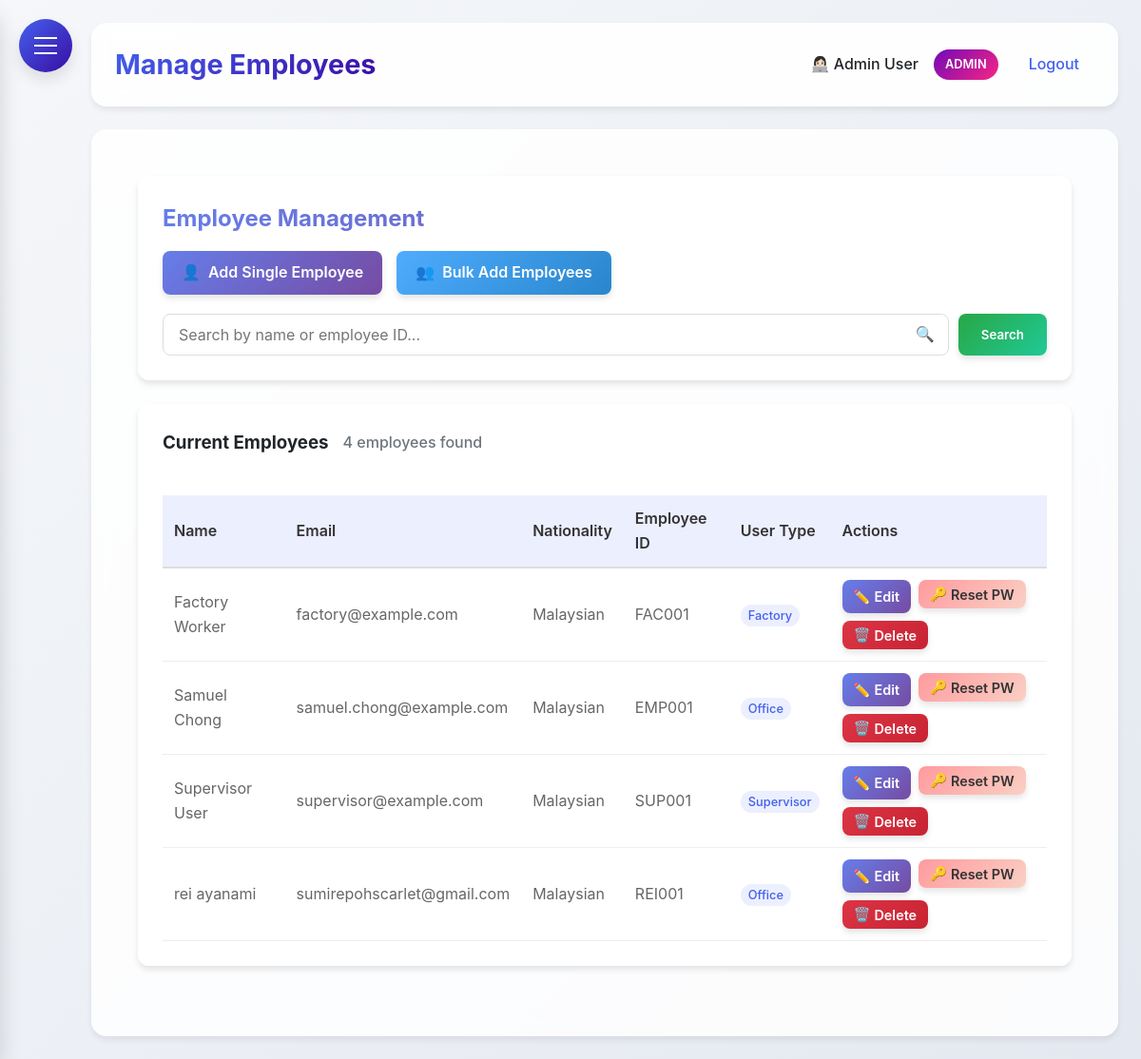
The page /manage_employees (signed in) on the database its author committed.
### HerculesSystem.py (models this page shows, shortened)
class Employee(UserMixin, db.Model):
    id = db.Column(db.Integer, primary_key=True)
    username = db.Column(db.String(80), unique=True, nullable=False)
    password = db.Column(db.String(120), nullable=False)
    full_name = db.Column(db.String(120), nullable=False)
    email = db.Column(db.String(120), unique=True, nullable=False)
    nationality = db.Column(db.String(80), nullable=False)
    employee_id = db.Column(db.String(80), unique=True, nullable=False)
    hire_date = db.Column(db.Date)
    is_admin = db.Column(db.Boolean, default=False)
    user_type = db.Column(db.String(20), default='employee')
    last_clock_in = db.Column(db.DateTime)
    last_clock_out = db.Column(db.DateTime)
    last_lunch_start = db.Column(db.DateTime)
    last_lunch_end = db.Column(db.DateTime)
    leave_balances = db.relationship('LeaveBalance', back_populates='employee', lazy=True)

### HerculesSystem.py (the view, shortened to what this page needs)
@app.route('/manage_employees')
@login_required
def manage_employees():
    if current_user.user_type != 'admin':
        flash('You do not have permission to manage employees.', 'danger')
        return redirect(url_for('dashboard'))
    search_query = request.args.get('search', '').strip()
    query = Employee.query.filter(Employee.user_type != 'admin')
    employees = query.order_by(Employee.full_name).all()
    return render_template('manage_employees.html',
                         employees=employees,
                         search_query=search_query)

### HerculesSystem.py (called while the page is built)
@app.after_request
def add_security_headers(response):
    response.headers['Permissions-Policy'] = 'geolocation=()'
    return response

@login_manager.user_loader
def load_user(user_id):
    return db.session.get(Employee, int(user_id))

@app.context_processor
def inject_now():
    return {'now': datetime.utcnow()}

@app.before_request
def before_request():
    if request.url.startswith('https://'):
        new_url = request.url.replace('https://', 'http://', 1)
        return redirect(new_url, code=301)

### templates/manage_employees.html (shortened to what this page needs)
{% extends "base.html" %}
{% block content %}
<div class="dashboard-container">
    <div class="glass">
        <h2 style="margin-bottom: 15px; background: linear-gradient(135deg, #667eea 0%, #764ba2 100%); -webkit-background-clip: text; background-clip: text; color: transparent;">
        </h2>
        <div style="display: flex; gap: 15px; margin-bottom: 20px; flex-wrap: wrap;">
            <a href="{{ url_for('add_employee') }}" class="btn btn-primary" style="display: inline-flex; align-items: center; gap: 8px;">
                <span>👤</span>
                <span>Add Single Employee</span>
            </a>
            <a href="{{ url_for('bulk_add_employees') }}" class="btn btn-info" style="display: inline-flex; align-items: center; gap: 8px;">
                <span>👥</span>
                <span>Bulk Add Employees</span>
            </a>
        </div>
        <div style="margin-top: 20px;">
            <form method="GET" action="{{ url_for('manage_employees') }}" style="display: flex; gap: 10px; align-items: center; flex-wrap: wrap;">
                <div style="position: relative; flex: 1;">
                    <input type="text"
                           name="search"
                           value="{{ search_query }}"
                           placeholder="Search by name or employee ID..."
                           style="width: 100%; padding: 12px 45px 12px 16px; border-radius: 8px; border: 1px solid #ddd; font-size: 16px; background: rgba(255, 255, 255, 0.9); height: 44px; box-sizing: border-box;">
                    <span style="position: absolute; right: 15px; top: 50%; transform: translateY(-50%); color: #6c757d;">🔍</span>
                </div>
                <button type="submit" class="btn" style="background: linear-gradient(135deg, #28a745 0%, #20c997 100%); padding: 12px 24px; height: 44px; display: flex; align-items: center;">
                    Search
                </button>
            </form>
        </div>
    </div>
    <div class="glass">
        <div style="display: flex; justify-content: between; align-items: center; margin-bottom: 20px; flex-wrap: wrap; gap: 15px;">
            <h3 style="margin: 0;">
                {% if search_query %}
                    Search Results for "{{ search_query }}"
                {% else %}
                    Current Employees
                {% endif %}
            </h3>
            <span style="color: #6c757d; font-weight: 500;">
                {{ employees|length }} employee{{ 's' if employees|length != 1 else '' }} found
            </span>
        </div>
        {% if employees %}
        <div style="overflow-x: auto;">
            <table>
                <thead>
                    <tr>
                        <th>Name</th>
                        <th>Email</th>
                        <th>Nationality</th>
                        <th>Employee ID</th>
                        <th>User Type</th>
                        <th>Actions</th>
                    </tr>
                </thead>
                <tbody>
                    {% for employee in employees %}
                    <tr>
                        <td>{{ employee.full_name }}</td>
                        <td>{{ employee.email }}</td>
                        <td>{{ employee.nationality }}</td>
                        <td>{{ employee.employee_id }}</td>
                        <td>
                            <span class="user-type-badge">
                                {{ employee.user_type|title }}
                            </span>
                        </td>
                        <td>
                            <div style="display: flex; gap: 8px; flex-wrap: wrap;">
                                <a href="{{ url_for('edit_employee', employee_id=employee.id) }}"
                                   class="btn btn-sm btn-primary" style="display: inline-flex; align-items: center; gap: 4px; padding: 6px 12px;">
                                    <span>✏️</span>
                                    <span>Edit</span>
                                </a>
                                <form action="{{ url_for('reset_password', employee_id=employee.id) }}" method="POST" style="margin: 0;">
                                    <button type="submit"
                                            class="btn btn-sm btn-warning"
                                            style="display: inline-flex; align-items: center; gap: 4px; padding: 6px 12px;"
                                            onclick="return confirm('Are you sure you want to reset the password for {{ employee.full_name }}? An email will be sent with the new password.')">
                                        <span>🔑</span>
                                        <span>Reset PW</span>
                                    </button>
                                </form>
                                <form action="{{ url_for('delete_employee', employee_id=employee.id) }}" method="POST" style="margin: 0;">
                                    <button type="submit"
                                            class="btn btn-sm btn-danger"
                                            style="display: inline-flex; align-items: center; gap: 4px; padding: 6px 12px;"
                                            onclick="return confirm('⚠️ WARNING: Are you sure you want to delete {{ employee.full_name }}? This action cannot be undone and will permanently remove all employee data including leave records and time tracking.')">
                                        <span>🗑️</span>
                                        <span>Delete</span>
                                    </button>
                                </form>
                            </div>
                        </td>
                    </tr>
                    {% endfor %}
                </tbody>
            </table>
        </div>
        {% endif %}
    </div>
</div>
{% endblock %}

### templates/base.html (shortened to what this page needs)
<!DOCTYPE html>
<html lang="en">
<head>
</head>
<body>
    <div class="hamburger-menu" id="hamburgerMenu">
        <span></span>
    </div>
    <div class="main-content" id="mainContent">
        <div class="header">
            <h1>{% block header %}Hercules HR{% endblock %}</h1>
            <div class="user-info">
                {% if current_user.is_authenticated %}
                <span>👩🏻‍💻 {{ current_user.full_name }}</span>
                {% if current_user.user_type == 'admin' %}
                <span class="admin-badge">ADMIN</span>
                {% endif %}
                <a href="{{ url_for('logout') }}">Logout</a>
                {% else %}
                <a href="{{ url_for('login') }}">Login</a>
                {% endif %}
            </div>
        </div>
        <div class="content">
            {% block content %}{% endblock %}
        </div>
    </div>
</body>
</html>

### templates/base.html (style rules this page uses)
:root { --primary: #4361ee; --secondary: #3a0ca3; --accent: #7209b7; --success: #4cc9f0; --danger: #f72585; --warning: #fca311; --info: #4895ef; --light: #f8f9fa; --dark: #212529; --gray: #6c757d; --gradient-primary: linear-gradient(135deg, #4361ee, #3a0ca3); --sidebar-gradient: linear-gradient(135deg, #4361ee, #3a0ca3); --gradient-accent: linear-gradient(135deg, #7209b7, #f72585); --shadow-sm: 0 4px 6px rgba(0, 0, 0, 0.07); --shadow-md: 0 8px 15px rgba(0, 0, 0, 0.1); --shadow-lg: 0 15px 25px rgba(0, 0, 0, 0.15); --border-radius: 12px; --border-radius-lg: 16px; --border-radius-xl: 20px; --sidebar-radius: 20px; --dark-bg: #1a1f35; --dark-container: #252a40; }
* { margin: 0; padding: 0; box-sizing: border-box; font-family: 'Inter', 'Segoe UI', system-ui, -apple-system, sans-serif; }
body { display: flex; min-height: 100vh; background: linear-gradient(135deg, #f5f7fa 0%, #e4e8f0 100%); color: var(--dark); line-height: 1.6; transition: background 0.3s ease, color 0.3s ease; }
.glass { background: rgba(255, 255, 255, 0.85); backdrop-filter: blur(10px); border-radius: var(--border-radius); border: 1px solid rgba(255, 255, 255, 0.2); box-shadow: var(--shadow-sm); transition: background 0.3s ease, border 0.3s ease; }
.hamburger-menu { position: fixed; top: 20px; left: 20px; z-index: 1000; cursor: pointer; background: var(--gradient-primary); border-radius: 50%; width: 56px; height: 56px; display: flex; align-items: center; justify-content: center; box-shadow: var(--shadow-md); transition: all 0.3s ease; }
.hamburger-menu span { display: block; width: 24px; height: 2px; background: #fff; position: relative; transition: all 0.3s cubic-bezier(0.4, 0, 0.2, 1); }
.hamburger-menu span:before, .hamburger-menu span:after { content: ''; position: absolute; width: 24px; height: 2px; background: #fff; transition: all 0.3s cubic-bezier(0.4, 0, 0.2, 1); }
.hamburger-menu span:before { top: -8px; }
.hamburger-menu span:after { top: 8px; }
.main-content { flex: 1; padding: 24px; margin-left: 0; transition: margin-left 0.3s cubic-bezier(0.4, 0, 0.2, 1); padding-left: 96px; }
.header { background: rgba(255, 255, 255, 0.9); backdrop-filter: blur(10px); padding: 20px 24px; border-radius: var(--border-radius-lg); box-shadow: var(--shadow-sm); display: flex; justify-content: space-between; align-items: center; margin-bottom: 24px; border: 1px solid rgba(255, 255, 255, 0.2); transition: background 0.3s ease, border 0.3s ease; }
.header h1 { font-size: 1.8rem; font-weight: 700; background: var(--gradient-primary); -webkit-background-clip: text; background-clip: text; color: transparent; }
.user-info { display: flex; align-items: center; gap: 16px; }
.user-info span { color: var(--dark); font-weight: 500; }
.user-info .admin-badge { background: var(--gradient-accent); color: white; padding: 6px 12px; border-radius: 20px; font-size: 0.8rem; font-weight: 600; }
.user-info a { color: var(--primary); text-decoration: none; font-weight: 500; transition: all 0.2s ease; padding: 8px 16px; border-radius: 8px; }
.content { background: rgba(255, 255, 255, 0.85); backdrop-filter: blur(10px); padding: 28px; border-radius: var(--border-radius-lg); box-shadow: var(--shadow-sm); border: 1px solid rgba(255, 255, 255, 0.2); transition: background 0.3s ease, border 0.3s ease; }
.btn { display: inline-block; padding: 12px 24px; border-radius: var(--border-radius); text-decoration: none; font-weight: 600; transition: all 0.3s ease; border: none; cursor: pointer; box-shadow: var(--shadow-sm); }
.btn-primary { background: var(--gradient-primary); color: white; }
table { color: var(--dark); }
.content { animation: fadeIn 0.4s ease-out; }

### rows shown on the page
Employee: full_name "Admin User"
Employee: full_name "Factory Worker", email "factory@example.com", nationality "Malaysian", employee_id "FAC001", user_type "Factory"
Employee: full_name "Samuel Chong", email "samuel.chong@example.com", nationality "Malaysian", employee_id "EMP001", user_type "Office"
Employee: full_name "Supervisor User", email "supervisor@example.com", nationality "Malaysian", employee_id "SUP001", user_type "Supervisor"
Employee: full_name "rei ayanami", email "sumirepohscarlet@gmail.com", nationality "Malaysian", employee_id "REI001", user_type "Office"

### other values the page prints
{{ employees|length }} "4"
{{ 's' if employees|length != 1 else '' }} "s"
